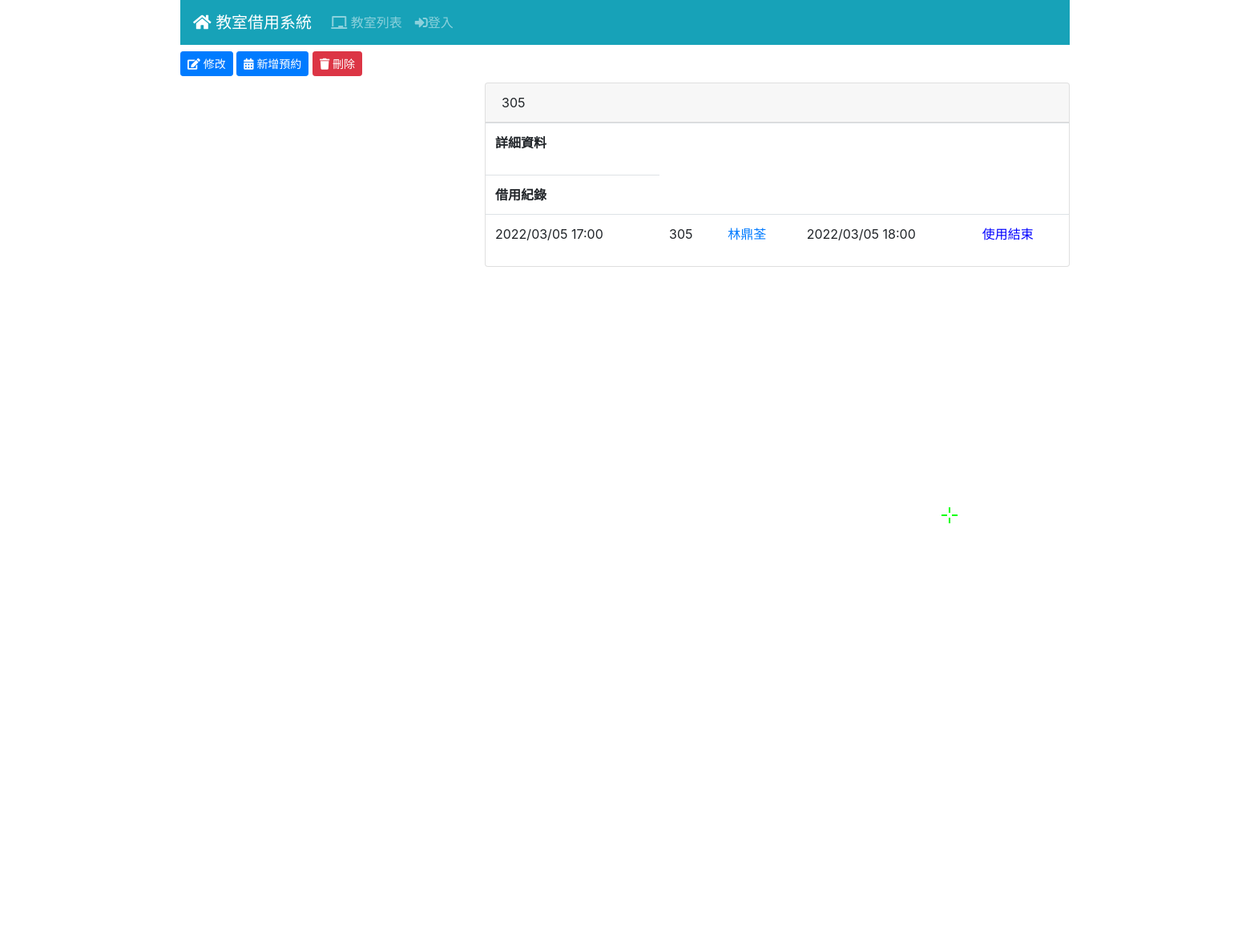
The page /room/1/ on the database as committed earlier.
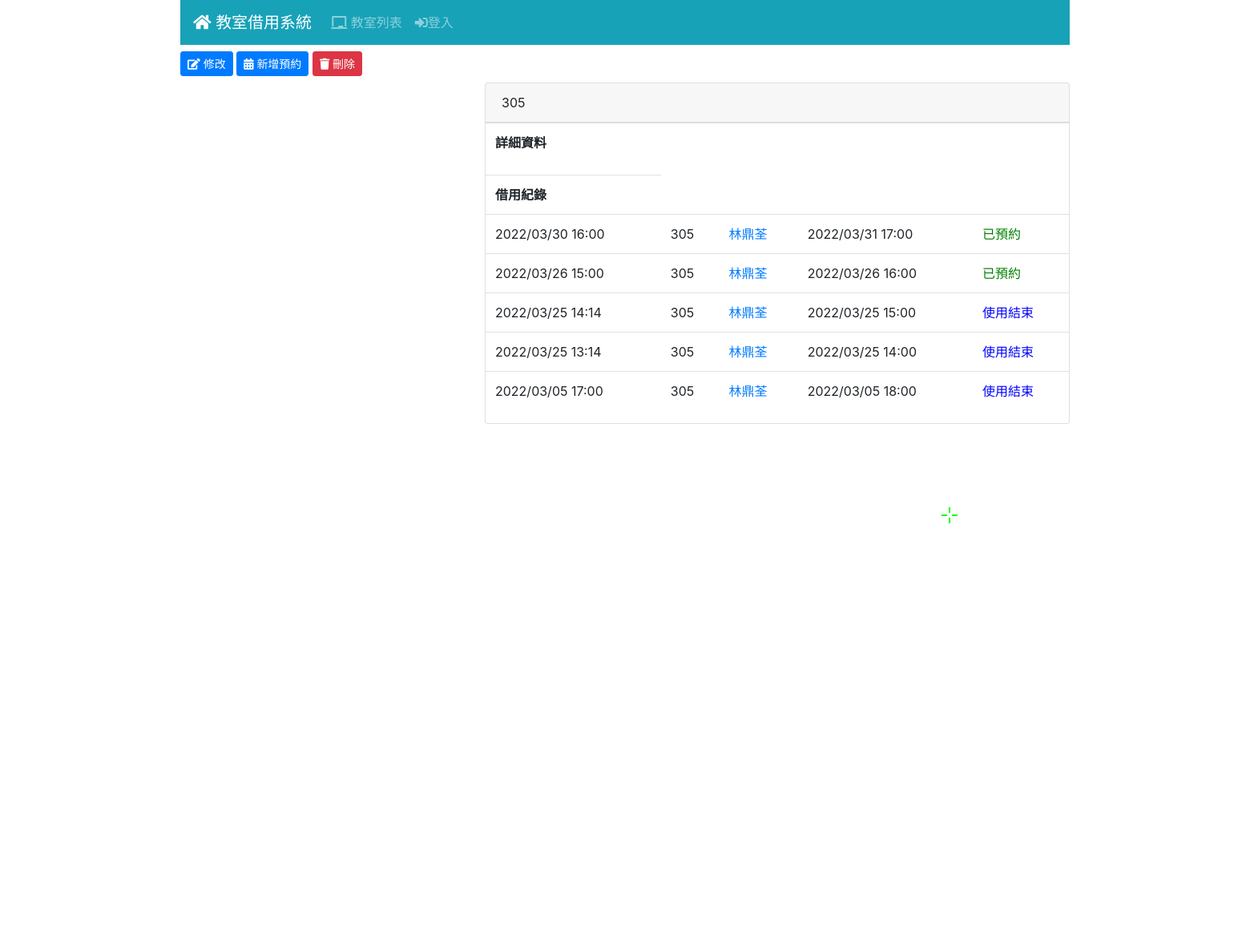
The same page on the database as committed later.
### room/models.py (models this page shows)
class Room(Model):
    ST_OPTIONS = [
        (0,'使用中'),
        (1,'開放使用')
    ]
    name = CharField('教室名稱', max_length=48)
    preface = ImageField('教室圖片', blank=True)
    detail = TextField('詳細資訊', blank=True)
    status = IntegerField('狀態', default=0 , choices=ST_OPTIONS)

### log/models.py (models this page shows, shortened)
class Log(Model):
    ST_OPTIONS = [
        (0,'即將使用'),
        (1,'使用中'),
        (2,'使用完畢')
    ]
    teacher = ForeignKey(Teacher, CASCADE)
    room = ForeignKey(Room, CASCADE)
    classes = ForeignKey(Classes, CASCADE)
    reserve = DateTimeField('登記時間', null=True)
    end = DateTimeField('結束使用時間', null=True)
    workstatus = IntegerField('資料狀態', default=0 , choices=ST_OPTIONS)

### teacher/models.py (models this page shows, shortened)
class Teacher(Model):
    realname = CharField('姓名', max_length=32)
    tea_classes=models.ManyToManyField(Classes)
    tel = CharField('連絡電話', max_length=10)
    role= CharField('職稱', max_length=20)  #ex:訓育組長、教務主任、高中部數學老師
    cardid= CharField('卡號', max_length=30)

### room/views.py (the view)
# urls.py: path('<int:pk>/', RoomView.as_view(), name='room_view'),
class RoomView(DetailView):
    model = Room
    ordering = ['name']
    paginate_by = 20
    def get_context_data(self, **kwargs):
        context=super().get_context_data(**kwargs)
        logs=Log.objects.filter(room_id=self.kwargs['pk'])
        for log in logs:
            if log.end < datetime.now(timezone.utc):
                log.workstatus=0
                log.save()
            elif log.reserve > datetime.now(timezone.utc):
                log.workstatus=2
                log.save()
            elif log.reserve <= datetime.now(timezone.utc) and log.end >= datetime.now(timezone.utc) :
                log.workstatus=1
                log.save()
        context['logs']=Log.objects.order_by('-reserve').filter(room_id=self.kwargs['pk'])
        return context

### templates/room/room_detail.html
{% extends "base.html" %}
{% block content %}
<div class="mb-2">
  <a href="{% url 'room_edit' room.id %}" class="btn btn-sm btn-primary">
    <i class="fas fa-edit"></i> 修改
  </a>
  <a href="{% url 'reverse_room' room.id %}" class="btn btn-sm btn-primary">
    <i class="fas fa-calendar-alt"></i> 新增預約
  </a>
  <a href="{% url 'room_delete' room.id %}" class="btn btn-sm btn-danger">
    <i class="fas fa-trash"></i> 刪除
  </a>
</div>
<div id="room-detail" class="row">
  <div class="col-md-4">
    <img src="{{ room.preface.url }}" alt="{{ room.name }}">
  </div>
  <div class="col-sm-8">
    <div class="card">
      <div class="card-header">{{ room.name }}</div>
      <table class="table">
        <tr>
          <th>詳細資料</th><td>{{ room.detail }}</td>
        </tr>
      </table>
      <table class="table">
        <tr>
          <th>借用紀錄</th>
            {% for log in logs %}
            <tr>
              <td>{{ log.reserve|date:"Y/m/d H:i" }}</td>
              <td>
                {{ log.room.name }}
              </td>
               <td>
                <a href="{% url 'teacher_view' log.teacher.id %}">
                {{ log.teacher.realname }}
                </a>
              </td>
              <td>{{ log.end|date:"Y/m/d H:i" }}</td>
              {% if log.workstatus == 2 %}
              <td><font color="green">已預約</font></td>
              {% elif log.workstatus == 1 %}
              <td><font color="red">進行中</font></td>
              {% elif log.workstatus == 0 %}
              <td><font color="blue">使用結束</font></td>
              {% endif %}
            </tr>
            {% endfor %}
        </tr>
      </table>
    </div>
  </div>
</div>
{% endblock %}

### templates/base.html (shortened to what this page needs)
<!DOCTYPE html>
{% load static %}
<html lang="zh-hant">
  <head>
    <link rel="stylesheet" href="https://cdnjs.cloudflare.com/ajax/libs/twitter-bootstrap/4.4.1/css/bootstrap.min.css">
    <link rel="stylesheet" href="https://cdnjs.cloudflare.com/ajax/libs/font-awesome/5.12.1/css/all.min.css">
    <link rel="stylesheet" href="{% static 'css/base.css' %}">
  </head>
  <body>
    <div class="container">
      {% include "navbar.html" %}
      <div class="main-content">
        {% block content %}{% endblock %}
      </div>
    </div>
  </body>
  </html>

### templates/navbar.html (shortened to what this page needs)
<nav class="navbar navbar-expand-md navbar-dark bg-info mb-2">
    <a class="navbar-brand" href="/"><i class="fas fa-home"></i> 教室借用系統</a>
    <div class="collapse navbar-collapse" id="navbarNav">
      <ul class="navbar-nav">
        <li class="nav-item">
            <a href="{% url 'room_list' %}" class="nav-link">
              <i class="fas fa-chalkboard"></i> 教室列表
            </a>
        </li>
        {% if user.is_authenticated %}
        <li class="nav-item">
          <a href="{% url 'teacher_list' %}" class="nav-link">
            <i class="fas fa-chalkboard-teacher"></i> 教師列表
          </a>
        </li>
        <li class="nav-item">
          <a href="{% url 'student_list' %}" class="nav-link">
            <i class="fas fa-user-graduate"></i> 學生列表
          </a>
        </li>
        <li class="nav-item">
          <a href="{% url 'classes_list' %}" class="nav-link">
            <i class="fas fa-address-book"></i> 班級列表
          </a>
        </li>
<!---
        <li class="nav-item">
          <a href="{% url 'log_list' %}" class="nav-link">
            <i class="fas fa-list"></i> 預約紀錄
          </a>
        </li>
-->
        <li class="nav-item">
          <a href="{% url 'logout' %}" class="nav-link">
            <i class="fas fa-sign-out-alt"></i> 登出 {{ user.username }}
          </a>
        </li>
        {% else %}
        <li class="nav-item">
          <a href="{% url 'login' %}" class="nav-link">
            <i class="fas fa-sign-in-alt"></i>登入
          </a>
        </li>
        {% endif %}
      </ul>
    </div>
  </nav>

Rows that differ between the two databases and show on the page:
added Log: reserve "2022/03/30 16:00", room.name "305", teacher.realname "林鼎荃", end "2022/03/31 17:00", workstatus "已預約"
added Log: reserve "2022/03/26 15:00", room.name "305", teacher.realname "林鼎荃", end "2022/03/26 16:00", workstatus "已預約"
added Log: reserve "2022/03/25 14:14", room.name "305", teacher.realname "林鼎荃", end "2022/03/25 15:00", workstatus "使用結束"
added Log: reserve "2022/03/25 13:14", room.name "305", teacher.realname "林鼎荃", end "2022/03/25 14:00", workstatus "使用結束"
